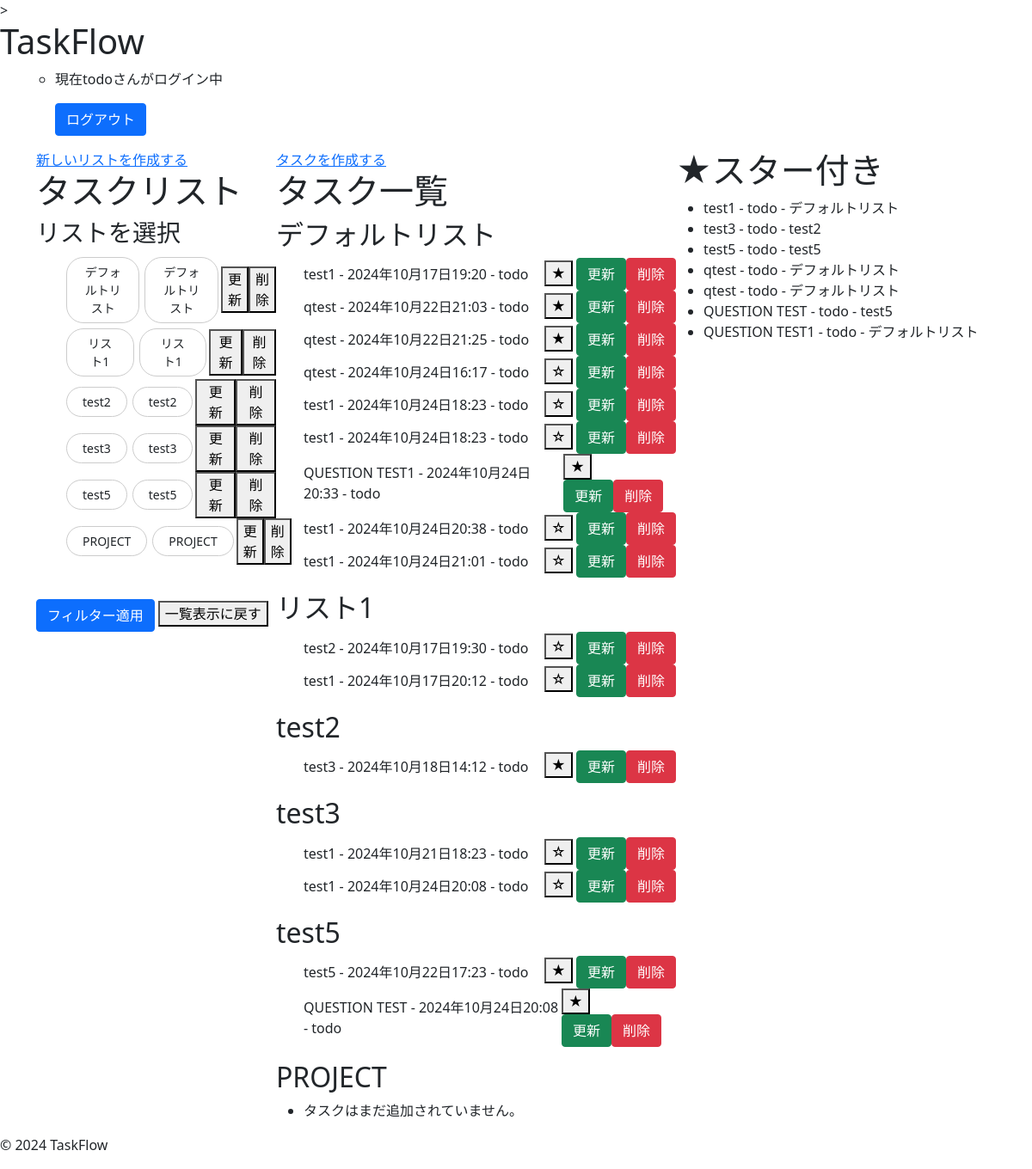
/tasks/ (signed in), run on an earlier commit of the app's database.
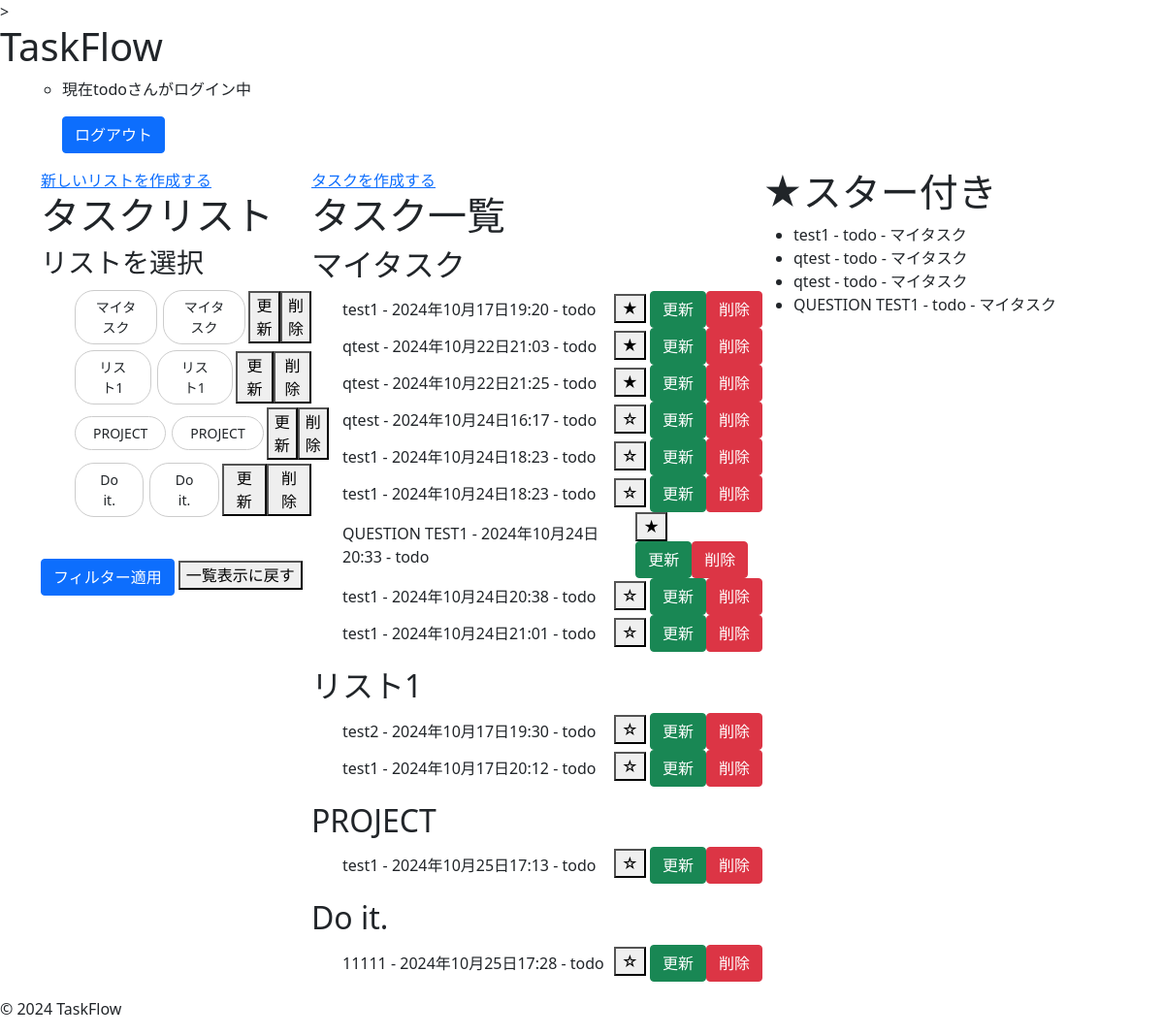
And on a later commit of the database.
### accounts/models.py (models this page shows)
class CustomUser(AbstractUser):
    username=models.CharField(max_length=20,null=False,unique=True) #ユーザーネーム
    age=models.IntegerField(null=True, blank=True) #年齢
    mail=models.EmailField(max_length=30,null=True, blank=True,unique=True) #メールアドレス

### todo_app/models.py (models this page shows, shortened)
class TaskList(models.Model):
    name=models.CharField(max_length=20) #リスト名

class TaskCreate(models.Model):
    title=models.CharField(max_length=20) #タスクのタイトル
    description=models.TextField(null=True,blank=True) #説明
    due_date=models.DateTimeField(default=timezone.now) #期日
    user = models.ForeignKey(settings.AUTH_USER_MODEL, on_delete=models.CASCADE) #作成したユーザー
    is_starred=models.BooleanField(default=False) #スターの状態
    list=models.ForeignKey(TaskList,on_delete=models.CASCADE,default=1) #リストモデルとの関係

### todo_app/views.py (the view)
# urls.py: path('tasks/', TaskListView.as_view(), name='task_list'),  # タスク一覧
class TaskListView(ListView):
    model = TaskCreate  # 表示するモデル
    template_name = 'todo_app/task_list.html'  # 使用するテンプレート
    context_object_name = 'tasks'  # テンプレートで使用するオブジェクト名
    def get_queryset(self):
        return TaskCreate.objects.filter(user=self.request.user)
    def get_context_data(self, **kwargs):
        context = super().get_context_data(**kwargs)
        context['lists'] = TaskList.objects.all()  # すべてのリストを表示
        return context

### templates/todo_app/task_list.html (shortened to what this page needs)
{% extends 'base.html' %}
{% load static %}
{% block content %}
    <div class='container'>
        <div class='list-filter'>
            <a href="{%url 'list_create' %}">新しいリストを作成する</a>
            <h1>タスクリスト</h1>
            <form method='get' action="{%url 'task_filter' %}">
                <h3>リストを選択</h3>
                <ul>
                    {% for list in lists %}
                        <li style="display: flex; align-items: center; justify-content: space-between;">
                            <label for="check2" onmouseover="showBorder(this)" onmouseout="hideBorder(this)">{{ list.name }}</label>
                            <label for="checkbox" onmouseover="showBorder(this)" onmouseout="hideBorder(this)">{{ list.name }}</label>
                            <div class="btn-group" >
                                <form action="{% url 'list_update' list.id %}">
                                    <button type="submit" class="button">更新</button>
                                </form>
                                <form action="{% url 'list_delete' list.id %}" method="post" onsubmit="return confirmDeleteList();">
                                    <button type="submit">削除</button>
                                </form>
                            </div>
                        </li>
                    {%endfor%}
                </ul>
                <br>
                    <button type='submit' class="btn btn-primary">フィルター適用</button>
                    <button onclick="clearCheckboxes()">一覧表示に戻す</button>
            </form>
        </div>
        <div class='task-list'>
                <a href="{%url 'task_create' %}">タスクを作成する</a>
            <h1>タスク一覧</h1>
            {% for list in lists %}
                <div class="list-container" onmouseover="showBorder(this)" onmouseout="hideBorder(this)">
                    <h2>{{ list.name }}</h2>
                    <ul>
                        {% for task in list.taskcreate_set.all %}
                        <li style="display: flex; align-items: center; justify-content: space-between;">
                            <span>
                                {{ task.title }} - {{ task.due_date }} - {{ task.user.username }}
                            </span>
                        <form action="{% url 'toggle_star' task.id %}" method="post" style="background: none; border: none; cursor: none;">
                            <button type="submit">
                                {% if task.is_starred %}
                                ★
                                {% else %}
                                ☆
                                {% endif %}
                            </button>
                        <div class='btn-group'>
                            </form>
                            <form action="{% url 'task_update' list.id %}" method="get">
                                <button type="submit" class="btn btn-success">更新</button>
                            </form>
                            <form action="{% url 'task_delete' task.id %}" method="post" onsubmit="return confirmDeleteTask();" class="d-inline">
                                <button type="submit" class="btn btn-danger">削除</button>
                            </form>
                        </div>
                        </li>
                    {% empty %}
                    <li>タスクはまだ追加されていません。</li>
                    {% endfor %}
                    </ul>
                </div>
            {%endfor%}
         <div class="star-list">
             <h1>★スター付き</h1>
             <ul>
                 {% for task in tasks %}
                    {% if task.is_starred %}
                    <li>
                        {{ task.title }} - {{ task.user.username }} - {{ task.list.name }}
                    </li>
                    {%endif%}
                {% empty %}
                    <li>スター付きタスクはありません。</li>
                {% endfor %}
            </ul>
        </div>
{% endblock %}

### templates/base.html (shortened to what this page needs)
{% load static %}
<!DOCTYPE html>
<html lang="ja">
<head>
    <link href="https://cdn.jsdelivr.net/npm/bootstrap@5.0.2/dist/css/bootstrap.min.css" rel="stylesheet">
</head>
<body>
    <header>
        <h1>TaskFlow</h1>
        <nav>
            <ul>
                <nav>
                    <ul>
                        {% if request.user.is_authenticated %}
                            <li>
                                <form action="{% url 'logout' %}" method="post">
                                    <p>現在{{ user.username }}さんがログイン中</p>
                                    <button type="submit" class="btn btn-primary">ログアウト</button>
                                </form>
                            </li>
                        {% endif %}
                    </ul>
                </nav>
            </ul>
        </nav>
    </header>
    <main>
        {% block content %}
        {% endblock %}
    </main>
    <footer>
        <p>&copy; 2024 TaskFlow</p>
    </footer>
</body>
</html>

### templates/todo_app/task_list.html (style rules this page uses)
.container { display: flex; }
.list-filter { width: 25%; }
label { display: inline-block; border-radius: 20px; text-align: center; text-decoration: none; border: solid 1px #ccc; transition: 0.25s; padding: 6px 18px; cursor: pointer; font-size: 14px; margin: 3px; }
.task-list { width: 50%; }
.star-list { width: 40%; }

What changed in the data, as far as the page shows it:
removed TaskList: name "test2"
removed TaskList: name "test3"
removed TaskList: name "test5"
removed TaskCreate: title "test3", due_date "2024年10月18日14:12", user.username "todo", list.name "test2"
removed TaskCreate: title "test1", due_date "2024年10月21日18:23", user.username "todo", shown under "test3"
removed TaskCreate: title "test1", due_date "2024年10月24日20:08", user.username "todo", shown under "test3"
removed TaskCreate: title "test5", due_date "2024年10月22日17:23", user.username "todo", list.name "test5"
removed TaskCreate: title "QUESTION TEST", due_date "2024年10月24日20:08", user.username "todo", list.name "test5"
changed TaskList: name "デフォルトリスト" → "マイタスク"
shown differently, row unchanged: TaskList "PROJECT": no longer shows "タスクはまだ追加されていません。"
added TaskList: name "Do it."
changed through a linked row, TaskCreate (number 1 of 13 on the later page): list.name "デフォルトリスト" → "マイタスク"
changed through a linked row, TaskCreate (number 2 of 13 on the later page): list.name "デフォルトリスト" → "マイタスク"
changed through a linked row, TaskCreate (number 3 of 13 on the later page): list.name "デフォルトリスト" → "マイタスク"
changed through a linked row, TaskCreate "QUESTION TEST1": list.name "デフォルトリスト" → "マイタスク"
added TaskCreate: title "test1", due_date "2024年10月25日17:13", user.username "todo", shown under TaskList "PROJECT"
added TaskCreate: title "11111", due_date "2024年10月25日17:28", user.username "todo", shown under "Do it."
